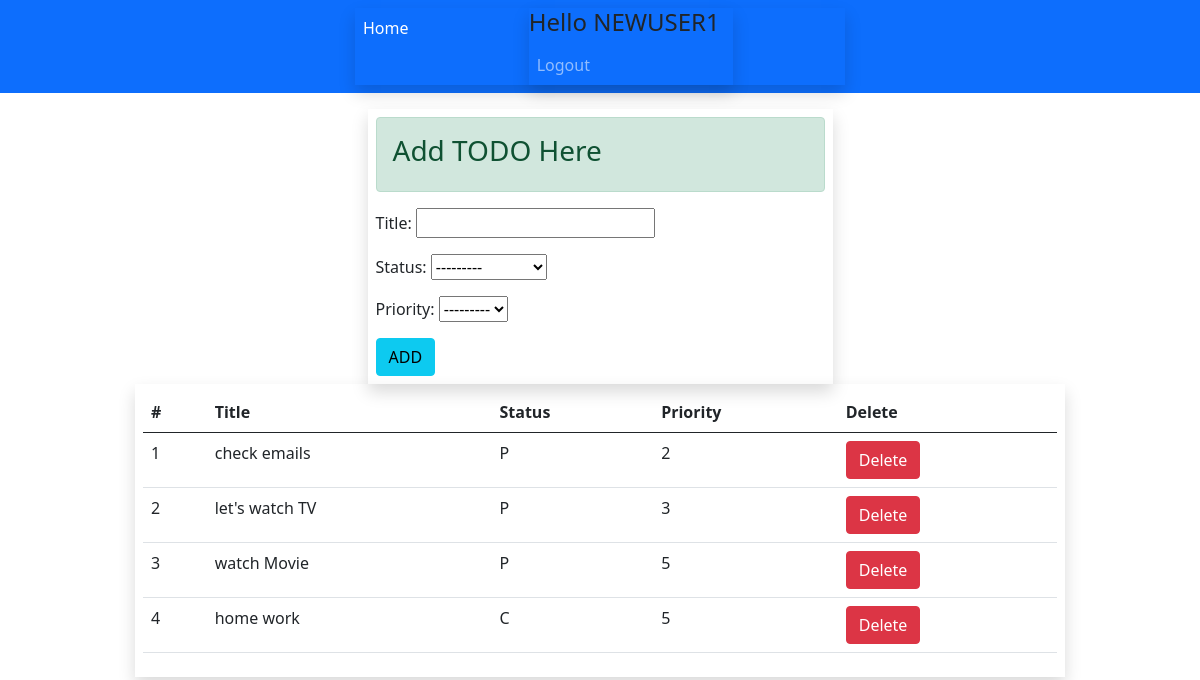
Page / (signed in) on the committed database.
### ToDoApp/models.py (models this page shows)
class TODO(models.Model):
    status_choices = [
        ('C', 'COMPLETED'),
        ('P', 'PENDING')
    ]
    priority_choices = [
        ('1', '1️⃣'),
        ('2', '2'),
        ('3', '3️⃣'),
        ('4', '4️⃣'),
        ('5', '5️⃣')
        ]
    title = models.CharField(max_length=50)
    status = models.CharField(max_length=2, choices=status_choices)
    user = models.ForeignKey(User, on_delete=models.CASCADE)
    date = models.DateTimeField(auto_now_add=True)
    priority = models.CharField(max_length=2, choices=priority_choices)

### ToDoApp/views.py (the view)
# urls.py: path('', views.home, name='home'),
def home(request):
    if request.user.is_authenticated:
        form = TODOForm()
        user = request.user
        todo = TODO.objects.filter(user=user).order_by('priority')
        return render(request, 'start.html', context={'form': form, 'todos': todo})
    return render(request, 'start.html')

### ToDoApp/form.py
class TODOForm(ModelForm):
    class Meta:
        model = TODO
        fields = ['title', 'status', 'priority']

### ToDoApp/templates/start.html (shortened to what this page needs)
{% extends 'index.html' %}
{% block content %}
<p>
{% if user.is_authenticated %}
    <div class="container " >
        <div class="row">
        <form method="post" action="/add-todo/">
                <div class="col-lg-5 shadow p-2 mx-auto p-0 mt-8">
                    <div class="alert alert-success"><h3>Add TODO Here</h3></div>
                    {{ form.as_p }}
                    <input class="btn btn-info" type="submit" value="ADD">
                </div>
            </form>
        </div>
        {% if todos|length == 0 %}
            <div>
                <br>
                <div class="alert alert-info col-lg-4 shadow mx-auto p-0 pt-8"><h2>No TODO items</h2></div>
            </div>
        {% else %}
            <div class="col-lg-10 shadow p-2 mx-auto p-0 mt-8">
            <div>
                <table class="table">
                    <thead>
                        <tr>
                            <th>#</th>
                            <th>Title</th>
                            <th>Status</th>
                            <th>Priority</th>
                            <th>Delete</th>
                        </tr>
                    </thead>
                    <tbody>
                    {% for todo in todos %}
                            <tr>
                            <td>{{forloop.counter}}</td>
                            <td>{{todo.title}}</td>
                            <td>{{todo.status}}</td>
                            <td>{{todo.priority}}</td>
                            <td><a href="delete-todo/{{todo.id}}" class="btn btn-danger">Delete</a></td>
                            </tr>
                    {% endfor %}
                    </tbody>
                </table>
            </div>
        </div>
        {% endif %}
    </div>
{% endif %}
</p>
{% endblock %}

### ToDoApp/templates/index.html (shortened to what this page needs)
<!doctype html>
<html lang="en">
  <head>
    <link href="https://cdn.jsdelivr.net/npm/bootstrap@5.0.0-beta2/dist/css/bootstrap.min.css" rel="stylesheet">
  </head>
  <body>
    <nav class="navbar navbar-expand-lg navbar-dark bg-primary">
      <div class="container-fluid">
        <div class=" col-lg-5 shadow p-0 mx-auto">
          <div class="navbar-nav" >
            <a class="nav-link active" aria-current="page" href="/">Home</a>
              <div class=" col-lg-5 shadow p-0 mx-auto">
                {% if user.is_authenticated %}
                <div>
                  <h4 >Hello {{user.username.upper}}</h4>
                </div>
                <a class="nav-link" href="/logout">Logout</a>
                {% else %}
                <li><a class="nav-link" href="/login">Login</a></li>
                <li><a class="nav-link" href="/signup">SignUp</a></li>
                {% endif %}
              </div>
            </div>
          </div>
        </div>
    </nav>
    {% block content %}
    {% endblock %}
  </body>
</html>

### rows in the picture
TODO: title "check emails", status "P", priority "2"
TODO: title "let's watch TV", status "P", priority "3"
TODO: title "watch Movie", status "P", priority "5"
TODO: title "home work", status "C", priority "5"

### other values in the picture
{{ user.username.upper }} "NEWUSER1"
